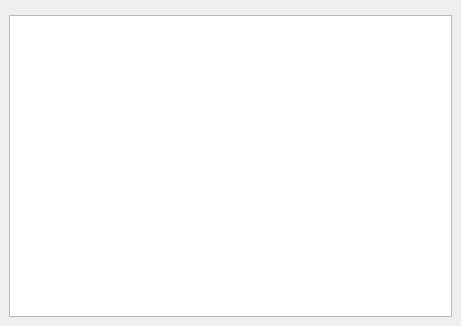
<ui version="4.0" >
 <class>OrderDisplay</class>
 <widget class="QWidget" name="OrderDisplay" >
  <property name="geometry" >
   <rect>
    <x>0</x>
    <y>0</y>
    <width>461</width>
    <height>326</height>
   </rect>
  </property>
  <property name="windowTitle" >
   <string>Order Display</string>
  </property>
  <layout class="QVBoxLayout" >
   <property name="spacing" >
    <number>6</number>
   </property>
   <property name="margin" >
    <number>9</number>
   </property>
   <item>
    <widget class="FilterBar" native="1" name="widget" />
   </item>
   <item>
    <widget class="QTreeView" name="orderView" >
     <property name="editTriggers" >
      <set>QAbstractItemView::NoEditTriggers</set>
     </property>
     <property name="showDropIndicator" stdset="0" >
      <bool>false</bool>
     </property>
     <property name="alternatingRowColors" >
      <bool>true</bool>
     </property>
     <property name="animated" >
      <bool>true</bool>
     </property>
    </widget>
   </item>
  </layout>
 </widget>
 <customwidgets>
  <customwidget>
   <class>FilterBar</class>
   <extends>QWidget</extends>
   <header location="global" >profit.lib.widgets.filterbar.h</header>
  </customwidget>
 </customwidgets>
 <resources/>
 <connections/>
</ui>
